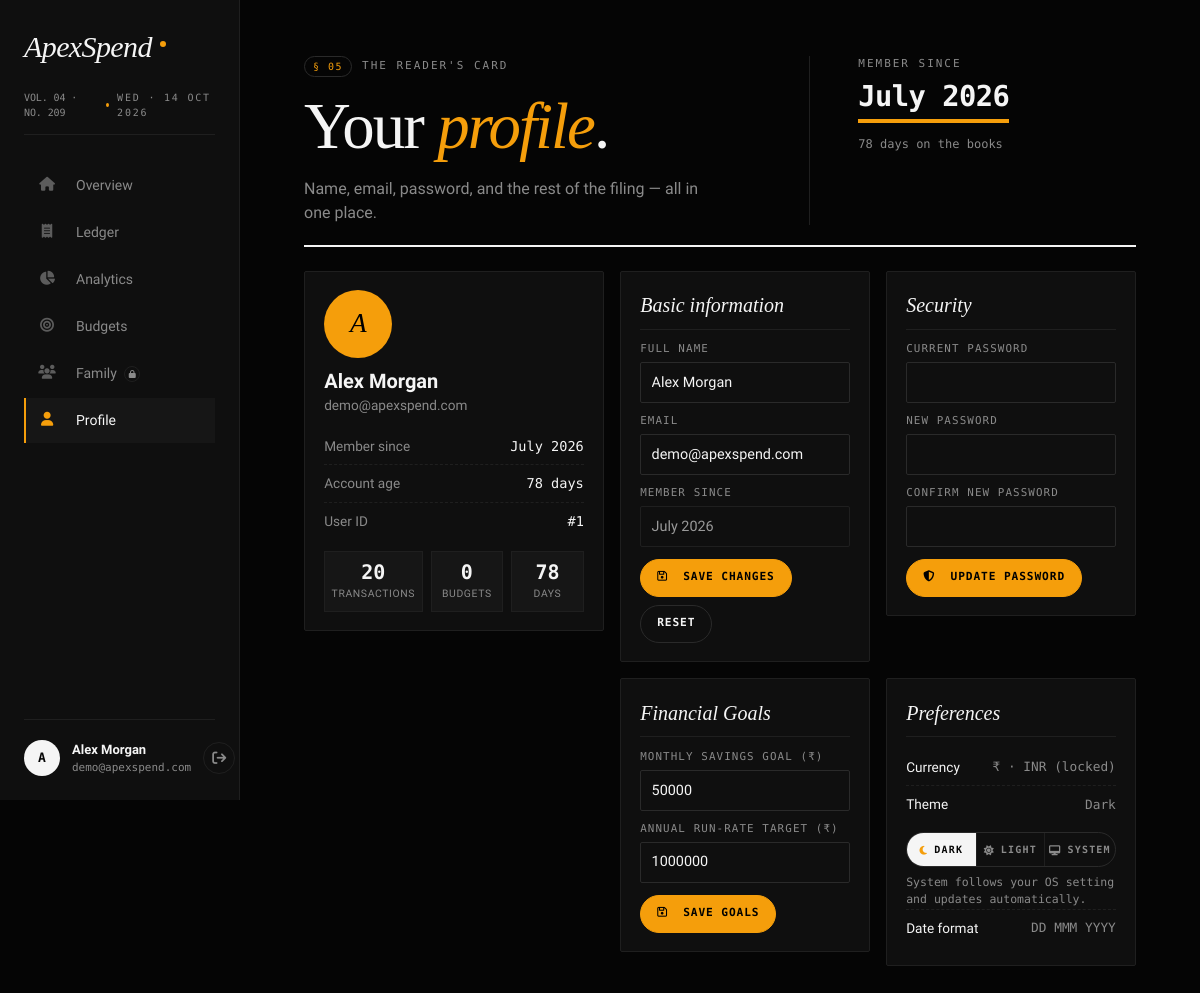
The app's page /profile.php (signed in) with its own data.
### tables this page shows
CREATE TABLE IF NOT EXISTS users (
    id INT AUTO_INCREMENT PRIMARY KEY,
    name VARCHAR(100) NOT NULL,
    email VARCHAR(100) NOT NULL UNIQUE,
    password VARCHAR(255) NOT NULL,
    avatar_path VARCHAR(255) DEFAULT NULL,
    savings_goal DECIMAL(15,2) DEFAULT 50000.00,
    run_rate_target DECIMAL(15,2) DEFAULT 1000000.00,
    created_at DATETIME DEFAULT CURRENT_TIMESTAMP
);

### profile.php (the view, shortened to what this page needs)
<?php
$pdo = getDBConnection();
$userId = (int) $_SESSION['user']['id'];
$user = $_SESSION['user'];
$activePage = 'profile';
if ($pdo) {
    try {
        $pdo->query("SELECT savings_goal, run_rate_target FROM users LIMIT 1");
    } catch (PDOException $e) {
        try {
            $pdo->exec("ALTER TABLE users ADD COLUMN savings_goal DECIMAL(15,2) DEFAULT 50000.00");
            $pdo->exec("ALTER TABLE users ADD COLUMN run_rate_target DECIMAL(15,2) DEFAULT 1000000.00");
        } catch (PDOException $e2) {}
    }
    $stmt = $pdo->prepare('SELECT id, name, email, avatar_path, savings_goal, run_rate_target, created_at FROM users WHERE id = ?');
    $stmt->execute([$userId]);
    if ($row = $stmt->fetch()) $user = array_merge($user, $row);
    $txCount = (int) $pdo->query("SELECT COUNT(*) FROM transactions WHERE user_id = $userId")->fetchColumn();
    $budgetCount = (int) $pdo->query("SELECT COUNT(*) FROM budgets WHERE user_id = $userId")->fetchColumn();
}
$savings_goal = isset($user['savings_goal']) ? (float)$user['savings_goal'] : 50000.00;
$run_rate_target = isset($user['run_rate_target']) ? (float)$user['run_rate_target'] : 1000000.00;
$initials = strtoupper(substr($user['name'], 0, 1));
$createdAt = $user['created_at'] ?? date('Y-m-d H:i:s');
$memberSince = date('F Y', strtotime($createdAt));
$accountAgeDays = max(1, (int) floor((time() - strtotime($createdAt)) / 86400));
?>
<!DOCTYPE html>
<html lang="en">
<head>
    <link rel="stylesheet" href="https://cdnjs.cloudflare.com/ajax/libs/font-awesome/6.4.0/css/all.min.css">
    <link rel="stylesheet" href="style.css?v=<?php echo time(); ?>">
</head>
<body>
<div class="app">
    <aside class="side">
        <div class="side-top">
            <div class="brand">
                <span class="brand-mark">ApexSpend</span>
                <span class="brand-dot" aria-hidden="true"></span>
            </div>
            <div class="filing">
                <span class="num">VOL. 04 · NO. 209</span>
                <span class="dot" aria-hidden="true"></span>
                <span><?php echo strtoupper(date('D · d M Y')); ?></span>
            </div>
            <ul class="nav" role="navigation">
                <li><a href="dashboard.php" class="<?= $activePage==='overview' ? 'is-active' : '' ?>"><i class="fa-solid fa-house nav-ic"></i><span class="label">Overview</span></a></li>
                <li><a href="transactions.php" class="<?= $activePage==='ledger' ? 'is-active' : '' ?>"><i class="fa-solid fa-receipt nav-ic"></i><span class="label">Ledger</span></a></li>
                <li><a href="analytics.php" class="<?= $activePage==='analytics' ? 'is-active' : '' ?>"><i class="fa-solid fa-chart-pie nav-ic"></i><span class="label">Analytics</span></a></li>
                <li><a href="budgets.php" class="<?= $activePage==='budgets' ? 'is-active' : '' ?>"><i class="fa-solid fa-bullseye nav-ic"></i><span class="label">Budgets</span></a></li>
                <li><a href="family.php" class="<?= $activePage==='family' ? 'is-active' : '' ?>"><i class="fa-solid fa-users nav-ic"></i><span class="label">Family <span class="lock-tag" title="Locked"><i class="fa-solid fa-lock"></i></span></span></a></li>
                <li><a href="profile.php" class="<?= $activePage==='profile' ? 'is-active' : '' ?>"><i class="fa-solid fa-user nav-ic"></i><span class="label">Profile</span></a></li>
            </ul>
        </div>
        <div class="who">
            <a href="profile.php" class="avatar"><?= htmlspecialchars($initials) ?></a>
            <div class="who-meta">
                <strong><?= htmlspecialchars($user['name']) ?></strong>
                <span><?= htmlspecialchars($user['email']) ?></span>
            </div>
            <button type="button" class="logout" onclick="window.location.href='logout.php'" aria-label="Sign out">
                <i class="fa-solid fa-arrow-right-from-bracket"></i>
            </button>
        </div>
    </aside>
    <main class="canvas">
        <header class="masthead">
            <div class="masthead-col">
                <div class="kicker">
                    <span class="kicker-num">§ 05</span>
                    <span class="kicker-text">The Reader's Card</span>
                </div>
                <h1>Your <em>profile</em>.</h1>
                <p class="standfirst">Name, email, password, and the rest of the filing — all in one place.</p>
            </div>
            <div class="masthead-figure">
                <div class="figure-label">Member since</div>
                <div class="figure-value" style="font-size:1.8rem;"><?= htmlspecialchars($memberSince) ?></div>
                <div class="figure-meta"><span class="muted"><?= $accountAgeDays ?> days on the books</span></div>
            </div>
        </header>
        <div class="profile-grid">
            <section class="profile-card is-sticky">
                <div class="avatar-xl"><?= htmlspecialchars($initials) ?></div>
                <h2 class="profile-name"><?= htmlspecialchars($user['name']) ?></h2>
                <p class="profile-email"><?= htmlspecialchars($user['email']) ?></p>
                <ul class="meta-list">
                    <li><span class="k">Member since</span><span class="v"><?= htmlspecialchars($memberSince) ?></span></li>
                    <li><span class="k">Account age</span><span class="v"><?= $accountAgeDays ?> days</span></li>
                    <li><span class="k">User ID</span><span class="v">#<?= (int) $user['id'] ?></span></li>
                </ul>
                <div class="stat-row">
                    <div class="stat"><div class="n"><?= $txCount ?></div><div class="l">Transactions</div></div>
                    <div class="stat"><div class="n"><?= $budgetCount ?></div><div class="l">Budgets</div></div>
                    <div class="stat"><div class="n"><?= $accountAgeDays ?></div><div class="l">Days</div></div>
                </div>
            </section>
            <div class="profile-right">
                <section class="profile-card">
                    <h3 class="section-title">Basic information</h3>
                    <form class="profile-form" method="POST" action="update_profile.php" id="infoForm">
                        <div class="pf-field">
                            <label for="name">Full name</label>
                            <input id="name" name="name" type="text" value="<?= htmlspecialchars($user['name']) ?>" required minlength="2">
                        </div>
                        <div class="pf-field">
                            <label for="email">Email</label>
                            <input id="email" name="email" type="email" value="<?= htmlspecialchars($user['email']) ?>" required>
                        </div>
                        <div class="pf-field">
                            <label>Member since</label>
                            <input value="<?= htmlspecialchars($memberSince) ?>" readonly>
                        </div>
                        <div class="pf-actions">
                            <button type="submit" class="btn btn-primary"><i class="fa-regular fa-floppy-disk"></i>&nbsp; Save changes</button>
                            <button type="reset" class="btn btn-ghost">Reset</button>
                        </div>
                    </form>
                </section>
                <section class="profile-card">
                    <h3 class="section-title">Security</h3>
                    <form class="profile-form" method="POST" action="update_profile.php" id="pwForm">
                        <div class="pf-field">
                            <label for="old_password">Current password</label>
                            <input id="old_password" name="old_password" type="password" required autocomplete="current-password">
                        </div>
                        <div class="pf-field">
                            <label for="new_password">New password</label>
                            <input id="new_password" name="new_password" type="password" required minlength="6" autocomplete="new-password">
                        </div>
                        <div class="pf-field">
                            <label for="confirm_password">Confirm new password</label>
                            <input id="confirm_password" name="confirm_password" type="password" required minlength="6" autocomplete="new-password">
                        </div>
                        <div class="pf-actions">
                            <button type="submit" class="btn btn-primary"><i class="fa-solid fa-shield-halved"></i>&nbsp; Update password</button>
                        </div>
                    </form>
                </section>
                <section class="profile-card">
                    <h3 class="section-title">Financial Goals</h3>
                    <form class="profile-form" method="POST" action="update_profile.php" id="goalsForm">
                        <div class="pf-field">
                            <label for="savings_goal">Monthly Savings Goal (₹)</label>
                            <input id="savings_goal" name="savings_goal" type="number" step="0.01" value="<?= htmlspecialchars($savings_goal) ?>" required>
                        </div>
                        <div class="pf-field">
                            <label for="run_rate_target">Annual Run-rate Target (₹)</label>
                            <input id="run_rate_target" name="run_rate_target" type="number" step="0.01" value="<?= htmlspecialchars($run_rate_target) ?>" required>
                        </div>
                        <div class="pf-actions">
                            <button type="submit" class="btn btn-primary"><i class="fa-regular fa-floppy-disk"></i>&nbsp; Save goals</button>
                        </div>
                    </form>
                </section>
                <section class="profile-card">
                    <h3 class="section-title">Preferences</h3>
                    <div class="pref-row"><span class="k">Currency</span><span class="v">₹ · INR (locked)</span></div>
                    <div class="pref-row"><span class="k">Theme</span><span class="v" id="themeStatus">Dark</span></div>
                    <div class="theme-switch" role="radiogroup" aria-label="Color theme">
                        <button type="button" data-theme-option="dark" role="radio" aria-checked="false"><i class="fa-solid fa-moon"></i>Dark</button>
                        <button type="button" data-theme-option="light" role="radio" aria-checked="false"><i class="fa-solid fa-sun"></i>Light</button>
                        <button type="button" data-theme-option="system" role="radio" aria-checked="false"><i class="fa-solid fa-desktop"></i>System</button>
                    </div>
                    <p class="theme-hint">System follows your OS setting and updates automatically.</p>
                    <div class="pref-row"><span class="k">Date format</span><span class="v">DD MMM YYYY</span></div>
                </section>
            </div>
        </div>
    </main>
</div>
</body>
</html>

### profile.php (style rules this page uses)
.canvas .masthead { margin-bottom: 1.5rem; padding-bottom: 1.25rem; }
.profile-grid { display: grid; grid-template-columns: 300px minmax(0, 1fr); gap: 1rem; align-items: start; }
.profile-right { display: grid; grid-template-columns: 1fr 1fr; gap: 1rem; align-items: start; min-width: 0; }
.profile-card { padding: 1.15rem 1.2rem; background: var(--paper-card); border: var(--hairline); border-radius: 2px; min-width: 0; }
.profile-card.is-sticky { position: sticky; top: 1rem; }
.avatar-xl { width: 68px; height: 68px; border-radius: 50%; display: grid; place-items: center; font-family: var(--serif); font-size: 1.7rem; font-style: italic; color: #000; background: var(--tangerine); margin-bottom: .7rem; }
.profile-name { margin: 0 0 .15rem; font-size: 1.25rem; line-height: 1.2; overflow-wrap: anywhere; }
.profile-email { margin: 0 0 .75rem; color: var(--muted-text); font-size: .85rem; overflow-wrap: anywhere; }
.meta-list { list-style: none; padding: 0; margin: .75rem 0 0; }
.meta-list li { display: flex; justify-content: space-between; align-items: baseline; gap: 1rem; padding: .5rem 0; border-top: 1px dashed var(--line); font-size: .85rem; }
.meta-list li:first-child { border-top: 0; }
.meta-list .k { color: var(--muted-text); white-space: nowrap; }
.meta-list .v { font-family: var(--mono); text-align: right; }
.stat-row { display: grid; grid-template-columns: repeat(3, 1fr); gap: .5rem; margin: .75rem 0 0; }
.stat { background: var(--mist); border: var(--hairline); padding: .6rem .4rem; text-align: center; }
.stat .n { font-family: var(--mono); font-weight: 600; font-size: 1.25rem; line-height: 1; }
.stat .l { font-size: .65rem; color: var(--muted-text); text-transform: uppercase; letter-spacing: .06em; margin-top: .25rem; }
.section-title { font-family: var(--serif); font-style: italic; font-weight: 400; font-size: 1.25rem; margin: 0 0 .7rem; padding-bottom: .55rem; border-bottom: var(--hairline); }
form.profile-form { display: grid; gap: .6rem; }
.pf-field { display: grid; gap: .3rem; min-width: 0; }
.pf-field label { font-family: var(--mono); font-size: .68rem; text-transform: uppercase; letter-spacing: .1em; color: var(--muted-text); }
.pf-field input { width: 100%; padding: .55rem .65rem; font-size: .9rem; color: var(--ink); background: transparent; border: var(--hairline-strong); border-radius: 2px; outline: none; }
.pf-field input[readonly] { opacity: .6; cursor: default; }
.pf-actions { display: flex; gap: .5rem; flex-wrap: wrap; margin-top: .15rem; }
.btn { font-family: var(--mono); font-size: .7rem; font-weight: 600; letter-spacing: .08em; text-transform: uppercase; cursor: pointer; padding: .6rem 1rem; border-radius: 999px; border: var(--hairline-strong); background: transparent; color: var(--ink); }
.btn-primary { background: var(--tangerine); color: #000; border-color: var(--tangerine); }
.btn-ghost { background: transparent; }
.pref-row { display: flex; justify-content: space-between; align-items: center; gap: 1rem; padding: .5rem 0; border-top: 1px dashed var(--line); }
.pref-row:first-of-type { border-top: 0; }
.pref-row .k { font-size: .85rem; }
.pref-row .v { color: var(--muted-text); font-size: .8rem; font-family: var(--mono); text-align: right; }
.theme-hint { margin: .45rem 0 0; font-size: .72rem; color: var(--muted-text); font-family: var(--mono); }

### records on screen
users: name "A", name "Alex Morgan", email "demo@apexspend.com", created_at "78", id "1", created_at "July 2026", savings_goal "50000", run_rate_target "1000000"

### other values on screen
$txCount "20"
$budgetCount "0"
